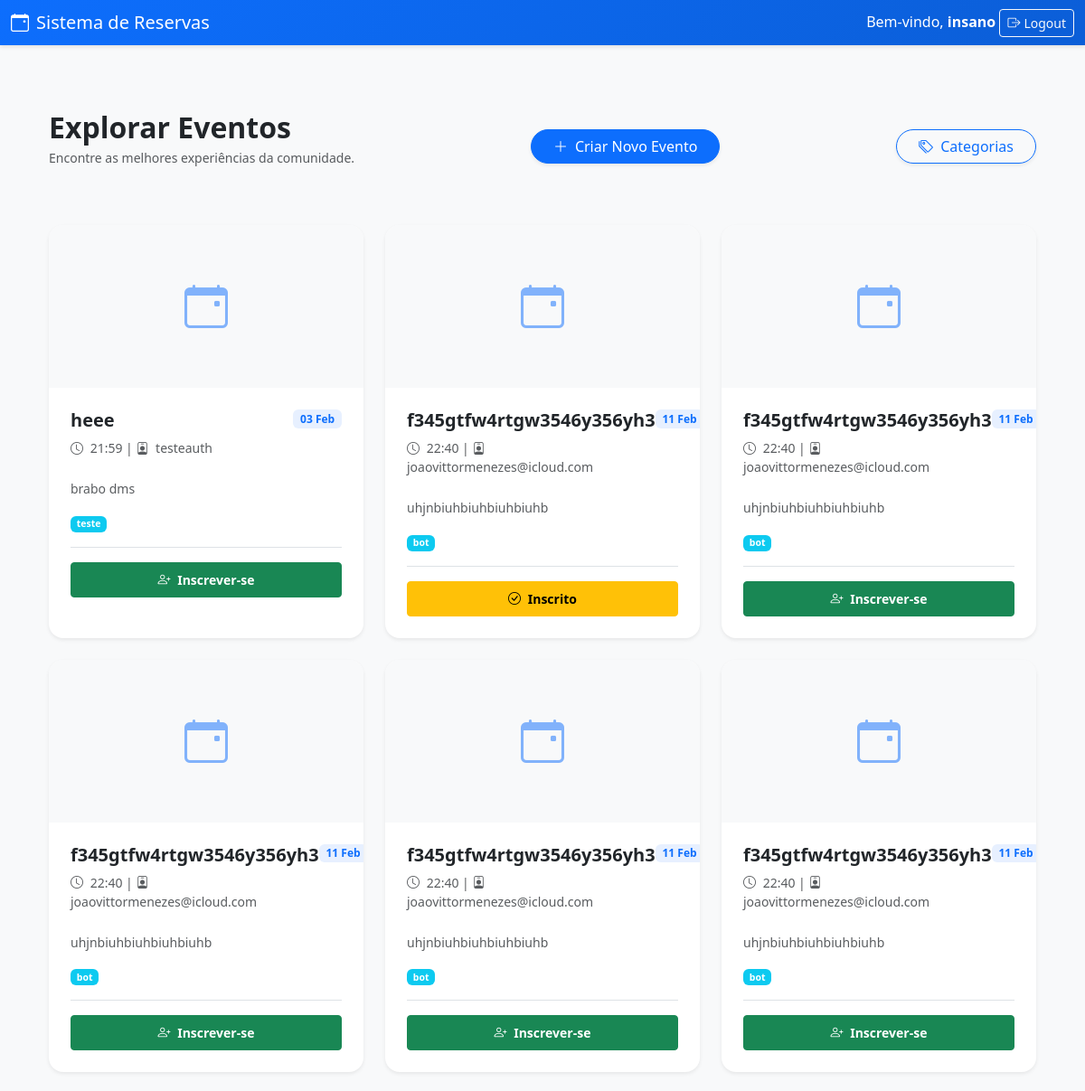
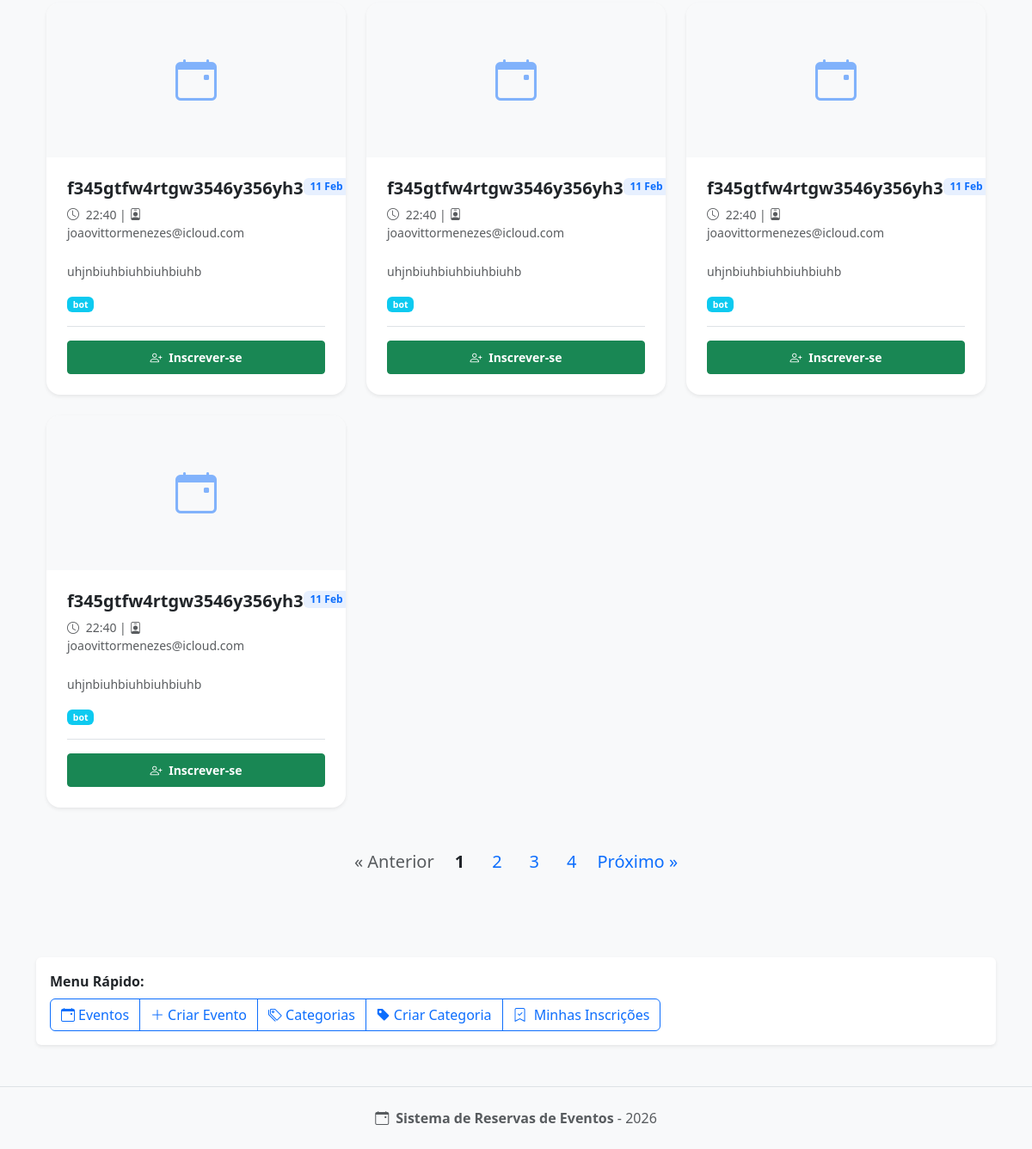
The app's page /sistemareservas/eventos (signed in), older data (2 pictures, top to bottom).
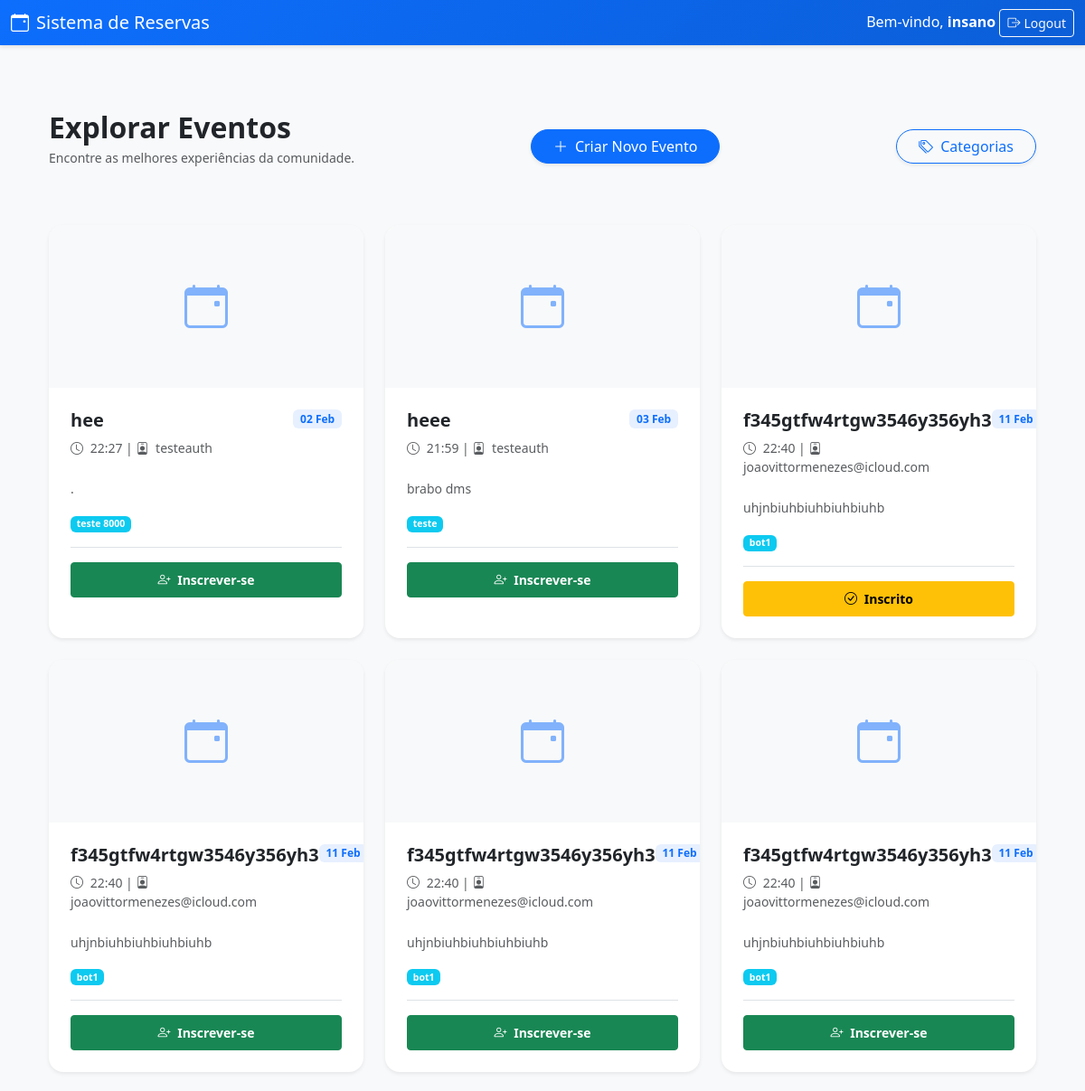
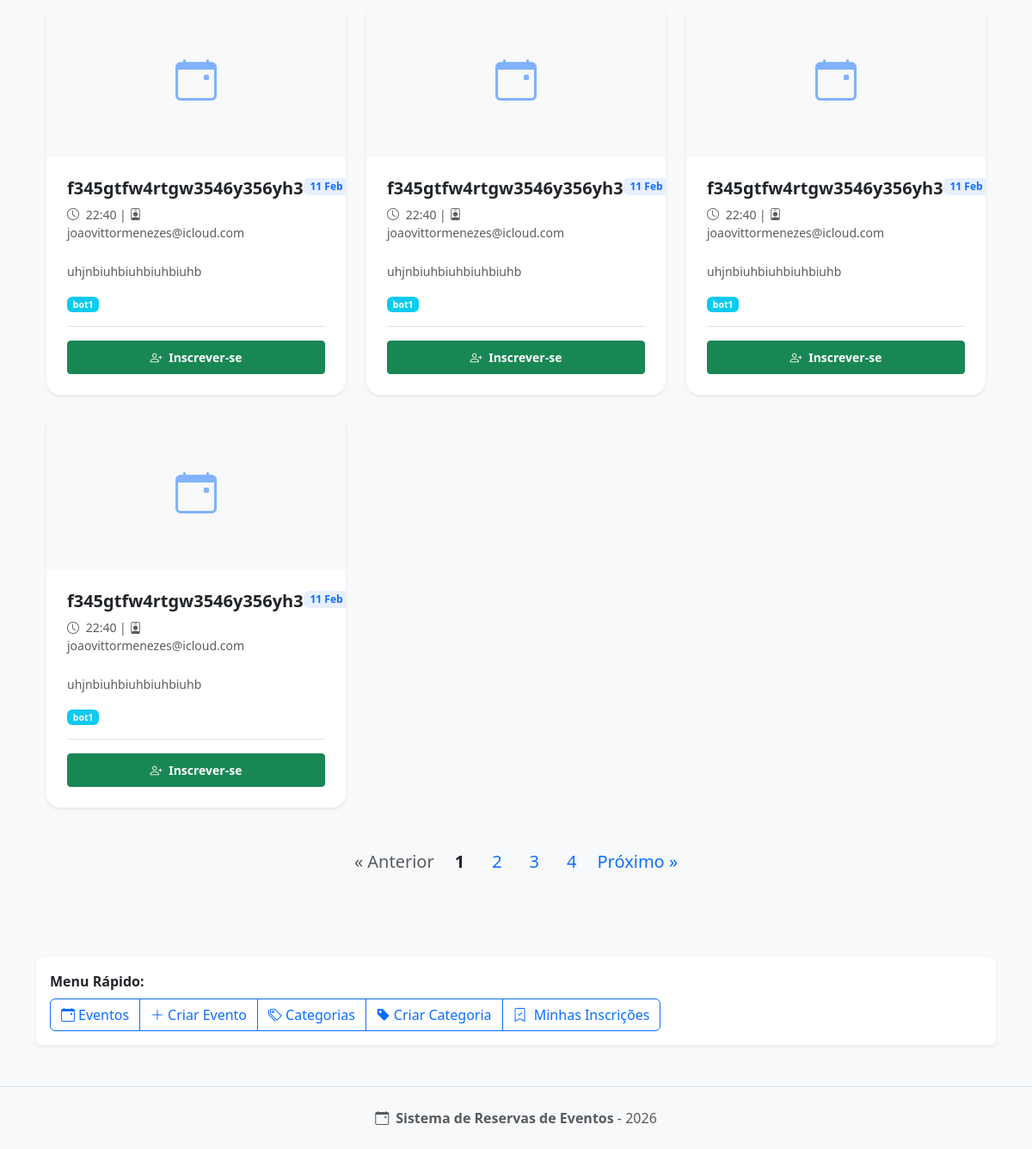
The same page, newer data (2 pictures, top to bottom).
### sistemareservas/models.py (models this page shows, shortened)
class Evento(models.Model):
    titulo = models.CharField(max_length=200)
    descricao = models.TextField()
    data = models.DateTimeField()
    local = models.CharField(max_length=200)
    categoria = models.ForeignKey(CategoriaEvento, on_delete=models.CASCADE)
    organizador = models.ForeignKey(
        User,
        on_delete=models.CASCADE,
        related_name="eventos_criados"
    )
    def usuario_inscrito(self, user):
        return self.inscricao_set.filter(participante=user).exists()

class CategoriaEvento(models.Model):
    nome = models.CharField(max_length=100, unique=True)

### sistemareservas/views.py (the view)
# urls.py: path('eventos', views.evento_list, name='evento_list'),
@login_required
def evento_list(request):
    eventos = Evento.objects.all().order_by('data')
    paginator = Paginator(eventos, 10)
    page = request.GET.get('page')
    eventos_page = paginator.get_page(page)
    for evento in eventos_page:
        evento.is_inscrito = False
        evento.is_inscrito = evento.usuario_inscrito(request.user)
    return render(request, 'sistemareservas/evento_list.html', {
        'eventos': eventos_page
    })

### sistemareservas/templates/sistemareservas/evento_list.html (shortened to what the changed rows need)
{% extends 'sistemareservas/base.html' %}
{% block content %}
<div class="container py-5">
    <div class="d-flex justify-content-between align-items-center mb-5">
        <div>
            <h2 class="fw-bold text-dark mb-1">Explorar Eventos</h2>
        </div>
    </div>
    <div class="row g-4">
        {% for evento in eventos %}
        <div class="col-md-6 col-lg-4">
            <div class="card h-100 border-0 shadow-sm hover-lift overflow-hidden">
                <div class="card-img-top bg-light d-flex align-items-center justify-content-center"
                    style="height: 180px;">
                    <i class="bi bi-calendar-event text-primary opacity-50" style="font-size: 3rem;"></i>
                </div>
                <div class="card-body p-4">
                    <div class="d-flex justify-content-between align-items-start mb-2">
                        <h5 class="card-title fw-bold mb-0">{{ evento.titulo }}</h5>
                        <span class="badge bg-soft-primary text-primary">{{ evento.data|date:"d M" }}</span>
                    </div>
                    <p class="card-text text-muted small mb-4">
                        <i class="bi bi-clock me-1"></i> {{ evento.data|time:"H:i" }} |
                        <i class="bi bi-person-badge me-1"></i> {{ evento.organizador.username }}
                    </p>
                    <p class="card-text text-muted small">
                        {{ evento.descricao|truncatechars:120 }}
                    </p>
                    <p class="text-muted small mb-3">
                        <span class="badge bg-info">{{ evento.categoria.nome }}</span>
                    </p>
                    {% if user == evento.organizador %}
                    <div class="d-flex gap-2 border-top pt-3">
                        <a href="{% url 'evento_inscritos' evento.id %}" class="btn btn-outline-primary btn-sm">
                            <i class="bi bi-people me-1"></i> Ver inscritos
                        </a>
                        {% if perms.sistemareservas.change_evento %}
                        <a href="{% url 'evento_update' evento.id %}"
                            class="btn btn-outline-secondary btn-sm flex-grow-1 border-0">
                            <i class="bi bi-pencil me-1"></i> Editar
                        </a>
                        {% endif %}
                        {% if perms.sistemareservas.delete_evento %}
                        <a href="{% url 'evento_delete' evento.id %}" class="btn btn-outline-danger btn-sm border-0">
                            <i class="bi bi-trash"></i>
                        </a>
                        {% endif %}
                    </div>
                    {% else %}
                    <div class="d-flex gap-2 border-top pt-3">
                        {% if user.is_authenticated %}
                        {% if evento.is_inscrito %}
                        <a href="{% url 'inscricao_cancelar' evento.id %}"
                            class="btn btn-warning btn-sm w-100 fw-bold py-2">
                            <i class="bi bi-check-circle me-1"></i> Inscrito
                        </a>
                        {% else %}
                        <a href="{% url 'inscricao_criar' evento.id %}"
                            class="btn btn-success btn-sm w-100 fw-bold py-2">
                            <i class="bi bi-person-plus me-1"></i> Inscrever-se
                        </a>
                        {% endif %}
                        {% else %}
                        <a href="{% url 'login' %}?next={% url 'evento_list' %}"
                            class="btn btn-info btn-sm w-100 fw-bold py-2">
                            <i class="bi bi-box-arrow-in-right me-1"></i> Faça login para inscrever
                        </a>
                        {% endif %}
                    </div>
                    {% endif %}
                </div>
            </div>
        </div>
        {% endfor %}
    </div>
    {% if eventos.has_other_pages %}
    <div class="d-flex justify-content-center align-items-center gap-3 mt-5 fs-5">
        {% if eventos.has_previous %}
        <a href="?page={{ eventos.previous_page_number }}" class="text-decoration-none">
            « Anterior
        </a>
        {% else %}
        <span class="text-muted">« Anterior</span>
        {% endif %}
        {% for num in eventos.paginator.page_range %}
        {% if eventos.number == num %}
        <strong class="px-2">{{ num }}</strong>
        {% else %}
        <a href="?page={{ num }}" class="px-2 text-decoration-none">
            {{ num }}
        </a>
        {% endif %}
        {% endfor %}
        {% if eventos.has_next %}
        <a href="?page={{ eventos.next_page_number }}" class="text-decoration-none">
            Próximo »
        </a>
        {% else %}
        <span class="text-muted">Próximo »</span>
        {% endif %}
    </div>
    {% endif %}
</div>
{% endblock %}

Row changes from the older to the newer data that the page shows:
no longer on this page (row unchanged): Evento: titulo "f345gtfw4rtgw3546y356yh3", data "11 Feb", data "22:40", organizador.username "joaovittormenezes@icloud.com", descricao "uhjnbiuhbiuhbiuhbiuhb", categoria.nome "bot", shows "Inscrever-se"
added Evento: titulo "hee", data "02 Feb", data "22:27", organizador.username "testeauth", descricao ".", categoria.nome "teste 8000", shows "Inscrever-se"
changed through a linked row, Evento (number 3 of 10 on the later page): categoria.nome "bot" → "bot1"
changed through a linked row, Evento (number 4 of 10 on the later page): categoria.nome "bot" → "bot1"
changed through a linked row, Evento (number 5 of 10 on the later page): categoria.nome "bot" → "bot1"
changed through a linked row, Evento (number 6 of 10 on the later page): categoria.nome "bot" → "bot1"
changed through a linked row, Evento (number 7 of 10 on the later page): categoria.nome "bot" → "bot1"
changed through a linked row, Evento (number 8 of 10 on the later page): categoria.nome "bot" → "bot1"
changed through a linked row, Evento (number 9 of 10 on the later page): categoria.nome "bot" → "bot1"
changed through a linked row, Evento (number 10 of 10 on the later page): categoria.nome "bot" → "bot1"
